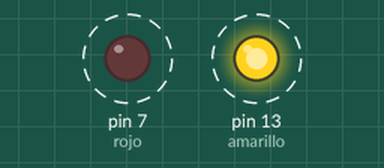
Recording of a sketch running on a simulated Arduino Uno, built with avr-gcc and run on an emulated ATmega328P. On the bench: output pins drawn as LEDs (lit = HIGH). Dashed ring = blinking.

Above: at 0.05 s.
Timing chart, 0 to 3.0 s (numbered marks = the images above):
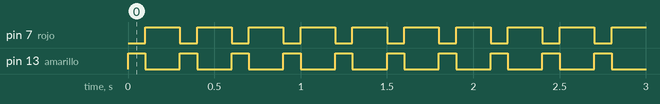

Measured:
- by itself, pin 7 (rojo): alternates HIGH for 0.20 s and LOW for 0.10 s
- by itself, pin 13 (amarillo): alternates HIGH for 0.10 s and LOW for 0.20 s

The sketch:

one_sketch_apr23b.ino
```cpp
int amarillo = 13;
int rojo = 7;
//numero de pin donde está el led
int milisegundos = 100;
//tiempo de parpadeo

//en C las funciones se crean declarando que va a retornar la función
//pero esta función no va a retornar entonces escribimos void y
//es la función de inicio
void  setup()
{
  pinMode(amarillo, OUTPUT);
  pinMode(rojo, OUTPUT);
}
//loop es la función que se va a ejecutar todo el tiempo cada 500 mlsg
//digitalWrite es la manera de enviar electricidad en arduino seguido
//de cuanto voltaje.High para encender y LOW para apagar
void loop()
{
  digitalWrite(amarillo, HIGH);
  digitalWrite(rojo,LOW);
  delay(milisegundos);
  digitalWrite(amarillo, LOW);
  digitalWrite(rojo, HIGH);
  delay(milisegundos * 2);
}
```
